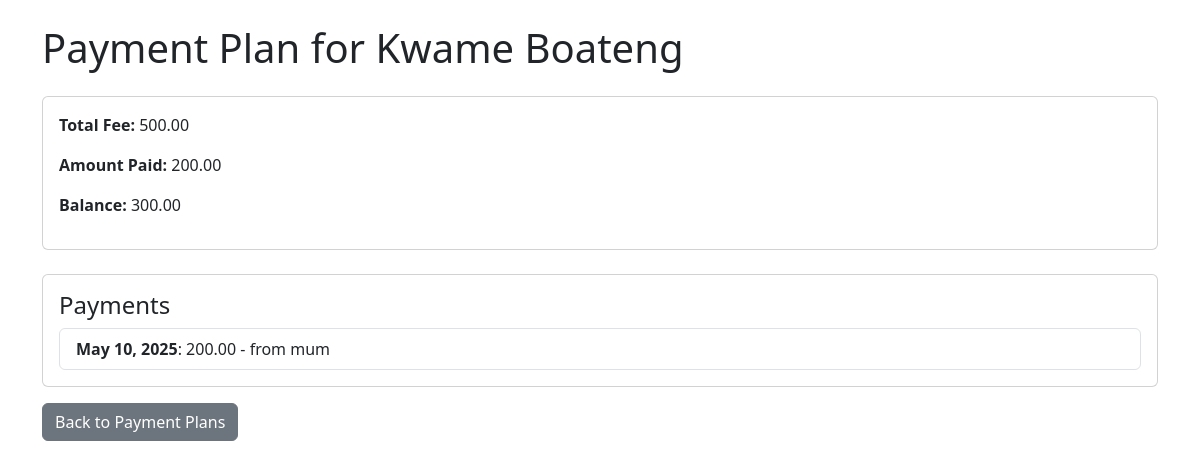
Page /books/payment-plans/4/ (signed in) on the earlier database version.
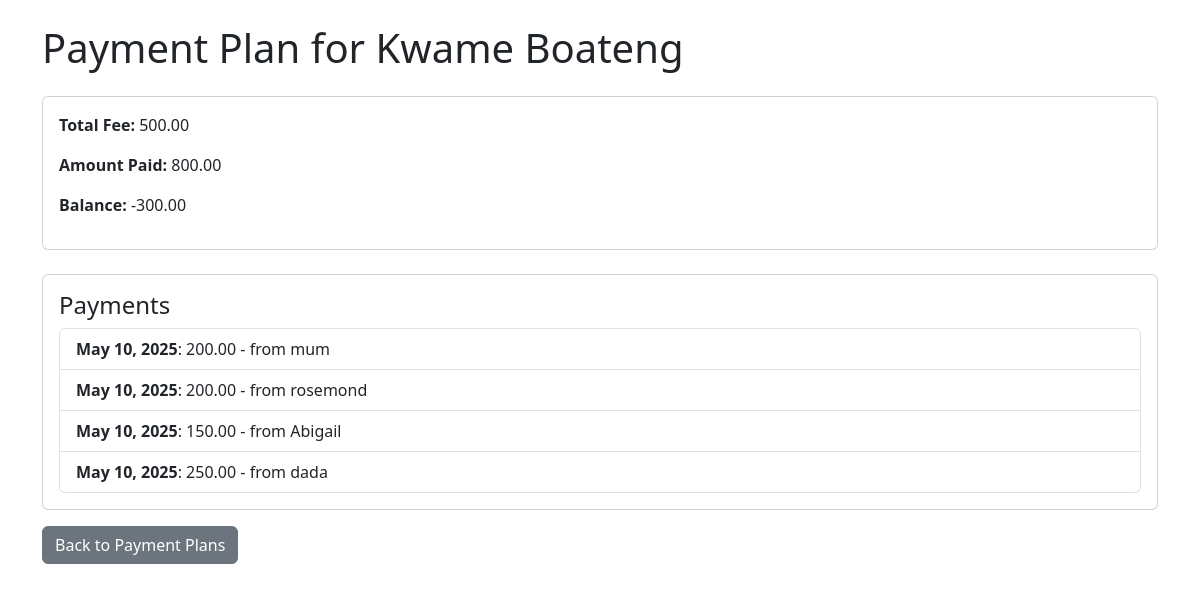
Same page on the later database version.
### book_store/models.py (models this page shows, shortened)
class PaymentPlan(models.Model):
    student = models.OneToOneField(Student, on_delete=models.CASCADE, related_name='payment_plan')
    total_fee = models.DecimalField(max_digits=10, decimal_places=2)
    amount_paid = models.DecimalField(max_digits=10, decimal_places=2, default=Decimal('0.00'))
    balance = models.DecimalField(max_digits=10, decimal_places=2, default=Decimal('0.00'))

class Payment(models.Model):
    payment_plan = models.ForeignKey(PaymentPlan, on_delete=models.CASCADE, related_name='payments')
    amount = models.DecimalField(max_digits=10, decimal_places=2)
    date = models.DateField(auto_now_add=True)
    description = models.CharField(max_length=200, blank=True)

class Student(models.Model):
   name = models.CharField(max_length=100)
   age = models.IntegerField()
   grade = models.IntegerField()
   guardian_name = models.CharField(max_length=100)
   guardian_address = models.TextField()
   headteacher = models.ForeignKey('HeadTeacher', on_delete=models.PROTECT, related_name='students')
   fee_structure = models.ForeignKey(FeeStructure, on_delete=models.SET_NULL, null=True, blank=True)

### book_store/views.py (the view)
# urls.py: path('payment-plans/<int:pk>/', PaymentPlanDetailView.as_view(), name='payment_plan_detail'),
class PaymentPlanDetailView(LoginRequiredMixin, DetailView):
    model = PaymentPlan
    template_name = 'students/payment_plan_detail.html'
    context_object_name = 'payment_plan'

### book_store/templates/students/payment_plan_detail.html (shortened to what this page needs)
<!DOCTYPE html>
<html lang="en">
<head>
 <link href="https://cdn.jsdelivr.net/npm/bootstrap@5.3.0/dist/css/bootstrap.min.css" rel="stylesheet">
</head>
<body>
 <div class="container mt-4">
  <h1 class="mb-4">Payment Plan for {{ payment_plan.student.name }}</h1>
  <div class="card mb-4">
   <div class="card-body">
    <p><strong>Total Fee:</strong> {{ payment_plan.total_fee }}</p>
    <p><strong>Amount Paid:</strong> {{ payment_plan.amount_paid }}</p>
    <p><strong>Balance:</strong> {{ payment_plan.balance }}</p>
   </div>
  </div>
  <div class="card">
   <div class="card-body">
    <h4 class="card-title">Payments</h4>
    {% if payment_plan.payments.all %}
    <ul class="list-group">
     {% for payment in payment_plan.payments.all %}
     <li class="list-group-item">
      <strong>{{ payment.date }}</strong>: {{ payment.amount }} - {{ payment.description }}
     </li>
     {% endfor %}
    </ul>
    {% else %}
    <p>No payments made yet.</p>
    {% endif %}
   </div>
  </div>
  <a href="{% url 'payment_plan_list' %}" class="btn btn-secondary mt-3">Back to Payment Plans</a>
 </div>
</body>
</html>

Differences in the rows shown:
changed PaymentPlan "Kwame Boateng": amount_paid "200.00" → "800.00"; balance "300.00" → "-300.00"
added Payment: date "May 10, 2025", amount "200.00", description "from rosemond"
added Payment: date "May 10, 2025", amount "150.00", description "from Abigail"
added Payment: date "May 10, 2025", amount "250.00", description "from dada"
